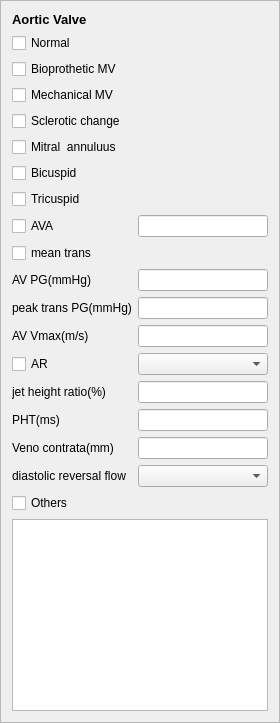
        <widget class="QFrame" name="frame_5">
         <property name="frameShape">
          <enum>QFrame::StyledPanel</enum>
         </property>
         <property name="frameShadow">
          <enum>QFrame::Raised</enum>
         </property>
         <layout class="QGridLayout" name="gridLayout_11">
          <item row="0" column="0">
           <widget class="QLabel" name="label_75">
            <property name="text">
             <string>&lt;html&gt;&lt;head/&gt;&lt;body&gt;&lt;p&gt;&lt;span style=&quot; font-size:10pt; font-weight:600;&quot;&gt;Aortic Valve&lt;/span&gt;&lt;/p&gt;&lt;/body&gt;&lt;/html&gt;</string>
            </property>
           </widget>
          </item>
          <item row="1" column="0">
           <widget class="QCheckBox" name="A_normal_check">
            <property name="text">
             <string>Normal</string>
            </property>
           </widget>
          </item>
          <item row="2" column="0">
           <widget class="QCheckBox" name="A_BMV_check">
            <property name="text">
             <string>Bioprothetic MV</string>
            </property>
           </widget>
          </item>
          <item row="3" column="0">
           <widget class="QCheckBox" name="A_MMV_check">
            <property name="text">
             <string>Mechanical MV</string>
            </property>
           </widget>
          </item>
          <item row="4" column="0">
           <widget class="QCheckBox" name="A_scler_check">
            <property name="text">
             <string>Sclerotic change</string>
            </property>
           </widget>
          </item>
          <item row="5" column="0">
           <widget class="QCheckBox" name="A_mitral_check">
            <property name="text">
             <string>Mitral  annuluus</string>
            </property>
           </widget>
          </item>
          <item row="6" column="0">
           <widget class="QCheckBox" name="A_bicu_check">
            <property name="text">
             <string>Bicuspid</string>
            </property>
           </widget>
          </item>
          <item row="7" column="0">
           <widget class="QCheckBox" name="A_tricu_check">
            <property name="text">
             <string>Tricuspid</string>
            </property>
           </widget>
          </item>
          <item row="8" column="0">
           <widget class="QCheckBox" name="A_AVA_check">
            <property name="text">
             <string>AVA</string>
            </property>
           </widget>
          </item>
          <item row="8" column="1">
           <widget class="QLineEdit" name="A_AVA_input">
            <property name="text">
             <string/>
            </property>
           </widget>
          </item>
          <item row="9" column="0">
           <widget class="QCheckBox" name="A_meantrans_check">
            <property name="text">
             <string>mean trans</string>
            </property>
           </widget>
          </item>
          <item row="10" column="0">
           <widget class="QLabel" name="label_77">
            <property name="text">
             <string>AV PG(mmHg)</string>
            </property>
           </widget>
          </item>
          <item row="10" column="1">
           <widget class="QLineEdit" name="A_AVPG_input">
            <property name="text">
             <string/>
            </property>
           </widget>
          </item>
          <item row="11" column="0">
           <widget class="QLabel" name="label_76">
            <property name="text">
             <string>peak trans PG(mmHg)</string>
            </property>
           </widget>
          </item>
          <item row="11" column="1">
           <widget class="QLineEdit" name="A_peckPG_input"/>
          </item>
          <item row="12" column="0">
           <widget class="QLabel" name="label_78">
            <property name="text">
             <string>AV Vmax(m/s)</string>
            </property>
           </widget>
          </item>
          <item row="12" column="1">
           <widget class="QLineEdit" name="A_AVVmax_input"/>
          </item>
          <item row="13" column="0">
           <widget class="QCheckBox" name="A_AR_check">
            <property name="text">
             <string>AR</string>
            </property>
           </widget>
          </item>
          <item row="13" column="1">
           <widget class="QComboBox" name="A_AR_combo">
            <item>
             <property name="text">
              <string/>
             </property>
            </item>
            <item>
             <property name="text">
              <string>mild</string>
             </property>
            </item>
            <item>
             <property name="text">
              <string>moderate</string>
             </property>
            </item>
            <item>
             <property name="text">
              <string>mod_severe</string>
             </property>
            </item>
            <item>
             <property name="text">
              <string>severe</string>
             </property>
            </item>
           </widget>
          </item>
          <item row="14" column="0">
           <widget class="QLabel" name="label_47">
            <property name="text">
             <string>jet height ratio(%)</string>
            </property>
           </widget>
          </item>
          <item row="14" column="1">
           <widget class="QLineEdit" name="A_jet_input">
            <property name="text">
             <string/>
            </property>
           </widget>
          </item>
          <item row="15" column="0">
           <widget class="QLabel" name="label_48">
            <property name="text">
             <string>PHT(ms)</string>
            </property>
           </widget>
          </item>
          <item row="15" column="1">
           <widget class="QLineEdit" name="A_PHT_input">
            <property name="text">
             <string/>
            </property>
           </widget>
          </item>
          <item row="16" column="0">
           <widget class="QLabel" name="label_59">
            <property name="text">
             <string>Veno contrata(mm)</string>
            </property>
           </widget>
          </item>
          <item row="16" column="1">
           <widget class="QLineEdit" name="A_veno_input">
            <property name="text">
             <string/>
            </property>
           </widget>
          </item>
          <item row="17" column="0">
           <widget class="QLabel" name="label_58">
            <property name="text">
             <string>diastolic reversal flow</string>
            </property>
           </widget>
          </item>
          <item row="17" column="1">
           <widget class="QComboBox" name="A_dias_combo">
            <item>
             <property name="text">
              <string/>
             </property>
            </item>
            <item>
             <property name="text">
              <string>Brief</string>
             </property>
            </item>
            <item>
             <property name="text">
              <string>Intermediate</string>
             </property>
            </item>
            <item>
             <property name="text">
              <string>Holo</string>
             </property>
            </item>
           </widget>
          </item>
          <item row="18" column="0">
           <widget class="QCheckBox" name="A_others_check">
            <property name="text">
             <string>Others</string>
            </property>
           </widget>
          </item>
          <item row="19" column="0" colspan="2">
           <widget class="QTextEdit" name="A_others"/>
          </item>
         </layout>
        </widget>
